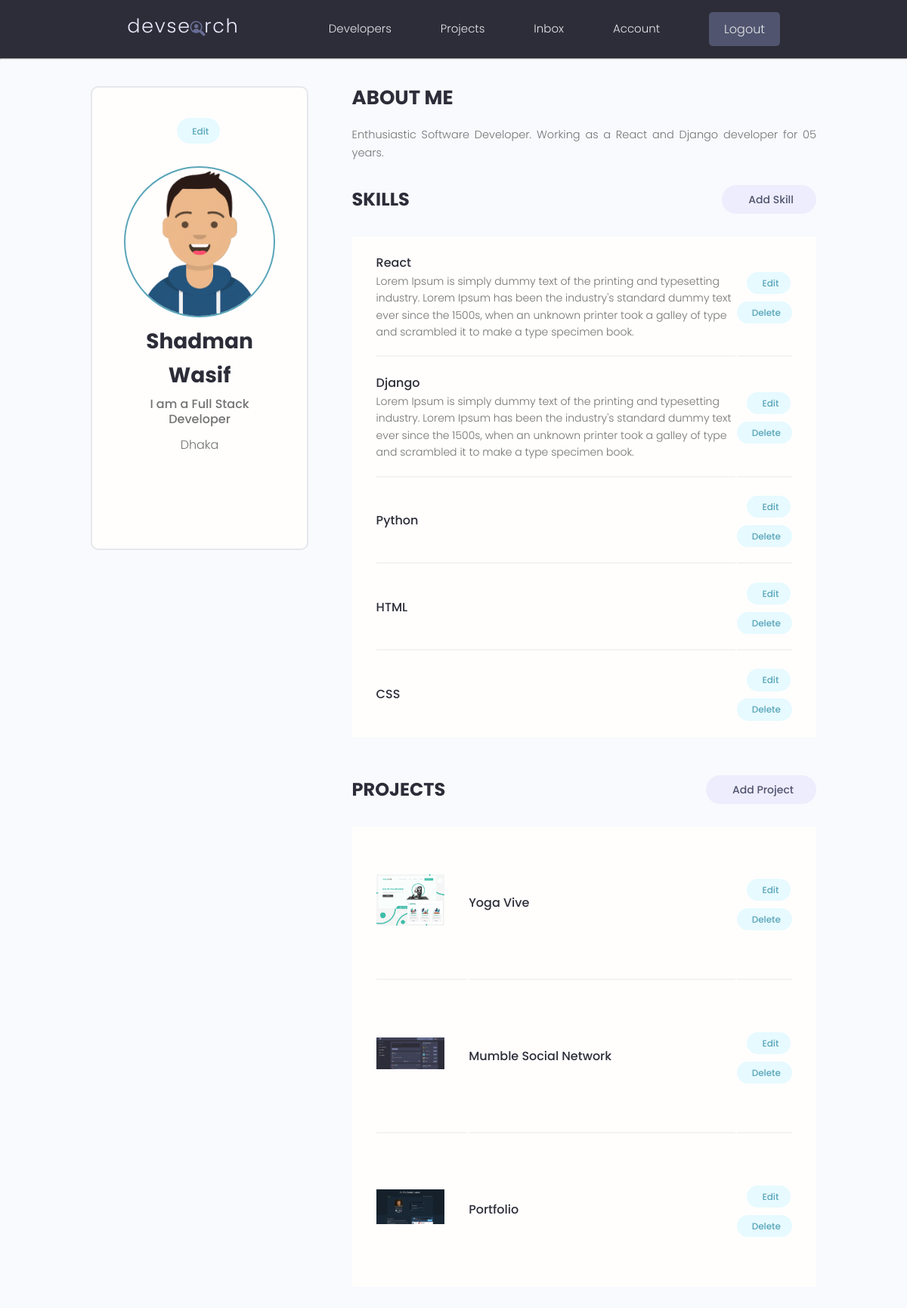
/account/ (signed in), run on the app's committed database.
### users/models.py (models this page shows, shortened)
class Profile(models.Model):
    user = models.OneToOneField(User, on_delete=models.CASCADE, null=True, blank=True)
    name = models.CharField(max_length=200, null=True, blank=True)
    email = models.EmailField(max_length=500, null=True, blank=True)
    username = models.CharField(max_length=200, null=True, blank=True)
    location = models.CharField(max_length=200, null=True, blank=True)
    short_intro = models.CharField(max_length=200, null=True, blank=True)
    bio = models.TextField(null=True, blank=True)
    profile_image = models.ImageField(null=True, blank=True, upload_to='profiles/', default='profiles/user-default.png')
    social_github = models.CharField(max_length=200, null=True, blank=True)
    social_twitter = models.CharField(max_length=200, null=True, blank=True)
    social_linkedin = models.CharField(max_length=200, null=True, blank=True)
    social_youtube = models.CharField(max_length=200, null=True, blank=True)
    social_website = models.CharField(max_length=200, null=True, blank=True)
    created = models.DateTimeField(auto_now_add=True)
    id = models.UUIDField(default=uuid.uuid4, unique=True, primary_key=True, editable=False)
    class Meta:
        ordering = ['created']
    @property
    def imageURL(self):
        try:
            url = self.profile_image.url
        except:
            url = ''
        return url

class Skill(models.Model):
    owner = models.ForeignKey(Profile, on_delete=models.CASCADE, null=True, blank=True)
    name = models.CharField(max_length=200, null=True, blank=True)
    description = models.TextField(null=True, blank=True)
    created = models.DateTimeField(auto_now_add=True)
    id = models.UUIDField(default=uuid.uuid4, unique=True, primary_key=True, editable=False)

### projects/models.py (models this page shows, shortened)
class Project(models.Model):
    owner = models.ForeignKey(Profile, null=True, blank=True, on_delete=models.CASCADE)
    title = models.CharField(max_length=200)
    description = models.TextField(null=True, blank=True)
    featured_image = models.ImageField(null=True, blank=True, default="default.jpg")
    demo_link = models.CharField(max_length=200, null=True, blank=True)
    source_link = models.CharField(max_length=200, null=True, blank=True)
    tags = models.ManyToManyField('Tag', blank=True)
    vote_total = models.IntegerField(default=0, null=True, blank=True)
    vote_ratio = models.IntegerField(default=0, null=True, blank=True)
    created = models.DateTimeField(auto_now_add=True)
    id = models.UUIDField(default=uuid.uuid4, unique=True, primary_key=True, editable=False)
    class Meta:
        ordering = ['-vote_ratio', '-vote_total', 'title']
    @property
    def imageURL(self):
        try:
            url = self.featured_image.url
        except:
            url = ''
        return url

### users/views.py (the view)
# urls.py: path('account/', views.userAccount, name = "account"),
@login_required(login_url='login')
def userAccount(request):
    profile = request.user.profile
    skills = profile.skill_set.all()
    projects = profile.project_set.all()
    context = {"profile": profile, 'skills': skills, 'projects': projects}
    return render(request, 'users/account.html', context)

### users/templates/users/account.html (shortened to what this page needs)
{% extends 'main.html' %}
{% block content %}
 <main class="settingsPage profile my-md">
    <div class="container">
      <div class="layout">
        <div class="column column--1of3">
          <div class="card text-center">
            <div class="card__body dev">
              <a class="tag tag--pill tag--main settings__btn" href="{% url 'edit-account' %}"> Edit</a>
              <img class="avatar avatar--xl dev__avatar" src="{{ profile.imageURL }}"/>
              <h2 class="dev__name">{{ profile.name }}</h2>
              <p class="dev__title">{{ profile.short_intro }}</p>
              <p class="dev__location">{{ profile.location }}</p>
              <ul class="dev__social">
              </ul>
            </div>
          </div>
        </div>
        <div class="column column--2of3">
          <div class="devInfo">
            <h3 class="devInfo__title">About Me</h3>
            <p class="devInfo__about">
              {{profile.bio}}
            </p>
          </div>
          <div class="settings">
            <h3 class="settings__title">Skills</h3>
            <a class="tag tag--pill tag--sub settings__btn tag--lg" href="{% url 'create-skill' %}"> Add Skill</a>
          </div>
          <table class="settings__table">
            {% for skill in skills %}
            <tr>
              <td class="settings__tableInfo">
                <h4>{{skill.name}}</h4>
                <p>
                  {{skill.description}}
                </p>
              </td>
              <td class="settings__tableActions">
                <a class="tag tag--pill tag--main settings__btn" href="{% url 'update-skill' skill.id %}"> Edit</a>
                <a class="tag tag--pill tag--main settings__btn" href="{% url 'delete-skill' skill.id %}?next=/account">
                  Delete</a>
              </td>
            </tr>
            {% endfor %}
          </table>
          <div class="settings">
            <h3 class="settings__title">Projects</h3>
            <a class="tag tag--pill tag--sub settings__btn tag--lg" href="{% url 'create-project' %}"> Add Project</a>
          </div>
          <table class="settings__table">
            {% for project in projects %}
            <tr>
              <td class="settings__thumbnail">
                <a href="{% url 'project' project.id %}"><img src="{{ project.imageURL }}" alt="Project Thumbnail" /></a>
              </td>
              <td class="settings__tableInfo">
                <a href="{% url 'project' project.id %}">{{project.title}}</a>
              </td>
              <td class="settings__tableActions">
                <a class="tag tag--pill tag--main settings__btn" href="{% url 'update-project' project.id %}"> Edit</a>
                <a class="tag tag--pill tag--main settings__btn" href="{% url 'delete-project' project.id %}?next=/account">
                  Delete</a>
              </td>
            </tr>
            {% endfor %}
          </table>
        </div>
      </div>
    </div>
  </main>
{% endblock %}

### static/styles/app.css (style rules this page uses)
:root { --color-sub: #2d2d39; }
.card { border: 2px solid var(--color-light); }
img { width: 100%; }
.profile .card > .dev { padding: 4rem; }
.dev__avatar { display: block; margin: auto; }
.dev__name { color: var(--color-sub); font-size: 2.8rem; font-weight: 700; margin-top: 1rem; margin-bottom: 0.5rem; }
.dev__title { font-size: 1.6rem; font-weight: 500; line-height: 1.3; }
.dev__location { margin-top: 1rem; }
.dev__social { margin: 3rem 0; list-style: none; display: flex; justify-content: center; gap: 1.5rem; }
.devInfo { margin-bottom: 3rem; }
.devInfo__title, .devInfo__subtitle { font-size: 2.6rem; color: var(--color-sub); text-transform: uppercase; font-weight: 700; margin-bottom: 1.5rem; }
.devInfo__about, .devSkill__info { font-size: 1.45rem; line-height: 1.7; text-align: justify; }
.settingsPage .dev > .settings__btn { display: inline-block; margin-bottom: 3rem; }
.settings { display: flex; justify-content: space-between; align-items: center; }
.settings__title { font-size: 2.4rem; text-transform: uppercase; font-weight: 700; color: var(--color-sub); }
.settings__table { margin-top: 3rem; margin-bottom: 5rem; padding: 0 3rem; background: var(--color-white); }
.settings__table tr { width: 100%; }
.settings__table tr > td { padding: 2rem 0; }
.settings__table tr:not(:last-child) td { border-bottom: 2px solid var(--color-white-light); }
.settings__thumbnail { width: 23%; min-width: 10rem; }
.settings__thumbnail img { padding-right: 3rem; height: 15rem; object-fit: contain; }
.settings__tableInfo { width: 100%; }
.settings__tableInfo h4, .settings__tableInfo a { padding-right: 1rem; width: auto; font-size: 1.6rem; font-weight: 500; color: var(--color-sub); }
.settings__tableInfo p { font-size: 1.4rem; }
.settings__tableActions { text-align: right; }

### static/uikit/styles/modules/_variables.css (style rules this page uses)
:root { --color-main: #5aa5b9; --color-main-light: #e6faff; --color-sub: #3f4156; --color-sub-light: #51546e; --color-sub-lighter: #ededfd; --color-text: #737373; --color-gray: #8b8b8b; --color-light: #e5e7eb; --color-light-gray: #767676; --color-bg: #f8fafd; --color-white: #fffefd; --color-white-light: #f3f3f3; --color-success: #359e64; --color-success-bg: #def8e8; --color-error: #fc4b0b; --color-error-bg: #fff2ee; --font-base: 'Poppins', arial, helvetica, 'Segoe UI', roboto, ubuntu, sans-serif; --font-monospace: 'Fira Code', 'Courier New', courier, monospace; --font-regular: 300; --font-medium: 500; --font-bold: 700; --generic-shadow: 1px 1px 5px #00000010; --generic-transition: all 0.3s ease-in-out; }

### static/uikit/styles/modules/_base.css (style rules this page uses)
* { margin: 0; padding: 0; box-sizing: border-box; text-rendering: optimizeLegibility; color: inherit; font-size: inherit; }
html { font-size: 50%; }
@media only screen and (min-width: 480px) { html { font-size: 56.25%; } }
@media only screen and (min-width: 1200px) { html { font-size: 62.5%; } }
body { line-height: 1.6; font-weight: 400; font-size: 1.5rem; color: var(--color-text); background-color: var(--color-bg); min-height: 100vh; }

### static/uikit/styles/modules/_typography.css (style rules this page uses)
* { font-family: var(--font-base); }
h2 { font-size: 3.6rem; font-weight: var(--font-bold); }
h3 { font-size: 3.2rem; font-weight: var(--font-medium); }
h4 { font-size: 2.8rem; font-weight: var(--font-medium); }
p, span, strong { font-size: 1.6rem; color: var(--color-text); font-weight: var(--font-regular); }
a { padding-bottom: 2px; text-decoration: none; display: inline-block; color: var(--color-main); font-weight: var(--font-medium); }

### static/uikit/styles/modules/_utilities.css (style rules this page uses)
.container { width: 92%; max-width: 165rem; margin: 0 auto; box-sizing: border-box; }
@media screen and (min-width: 1000px) { .container { width: 90%; } }
@media screen and (min-width: 1200px) { .container { width: 80%; } }
.text-center { text-align: center; }
.my-md { margin: 3rem auto; }

### static/uikit/styles/modules/_avatar.css (style rules this page uses)
.avatar { border-radius: 50%; border: 2px solid var(--color-main); object-fit: cover; }
.avatar--xl { height: 20rem; width: 20rem; }

### static/uikit/styles/modules/_card.css (style rules this page uses)
.card { border-radius: 1rem; background-color: var(--color-white); border: 1.5px solid var(--color-light); width: auto; height: auto; margin-top: 0.5rem; margin-bottom: 0.5rem; overflow: hidden; }
.card__body, .card__header { padding: 2rem 2.5rem; }

### static/uikit/styles/modules/_layout.css (style rules this page uses)
.layout { display: flex; flex-flow: row wrap; justify-content: space-between; }
.layout > .column { margin-bottom: 3rem; }
.layout > .column.column--1of3 { flex-basis: 30%; }
.layout > .column.column--2of3 { flex-basis: 64%; }

### data on the page
Profile: imageURL (picture), name "Shadman Wasif", short_intro "I am a Full Stack Developer", location "Dhaka", bio "Enthusiastic Software Developer. Working as a React and Django developer for 05 years."
Skill: name "React", description "Lorem Ipsum is simply dummy text of the printing and typesetting industry. Lorem Ipsum has been the industry's standard dummy text ever since the 1500s, when an unknown printer took a galley of type and scrambled it to make a type specimen book."
Skill: name "Django", description "Lorem Ipsum is simply dummy text of the printing and typesetting industry. Lorem Ipsum has been the industry's standard dummy text ever since the 1500s, when an unknown printer took a galley of type and scrambled it to make a type specimen book."
Skill: name "Python"
Skill: name "HTML"
Skill: name "CSS"
Project: imageURL (picture), title "Yoga Vive"
Project: imageURL (picture), title "Mumble Social Network"
Project: imageURL (picture), title "Portfolio"
